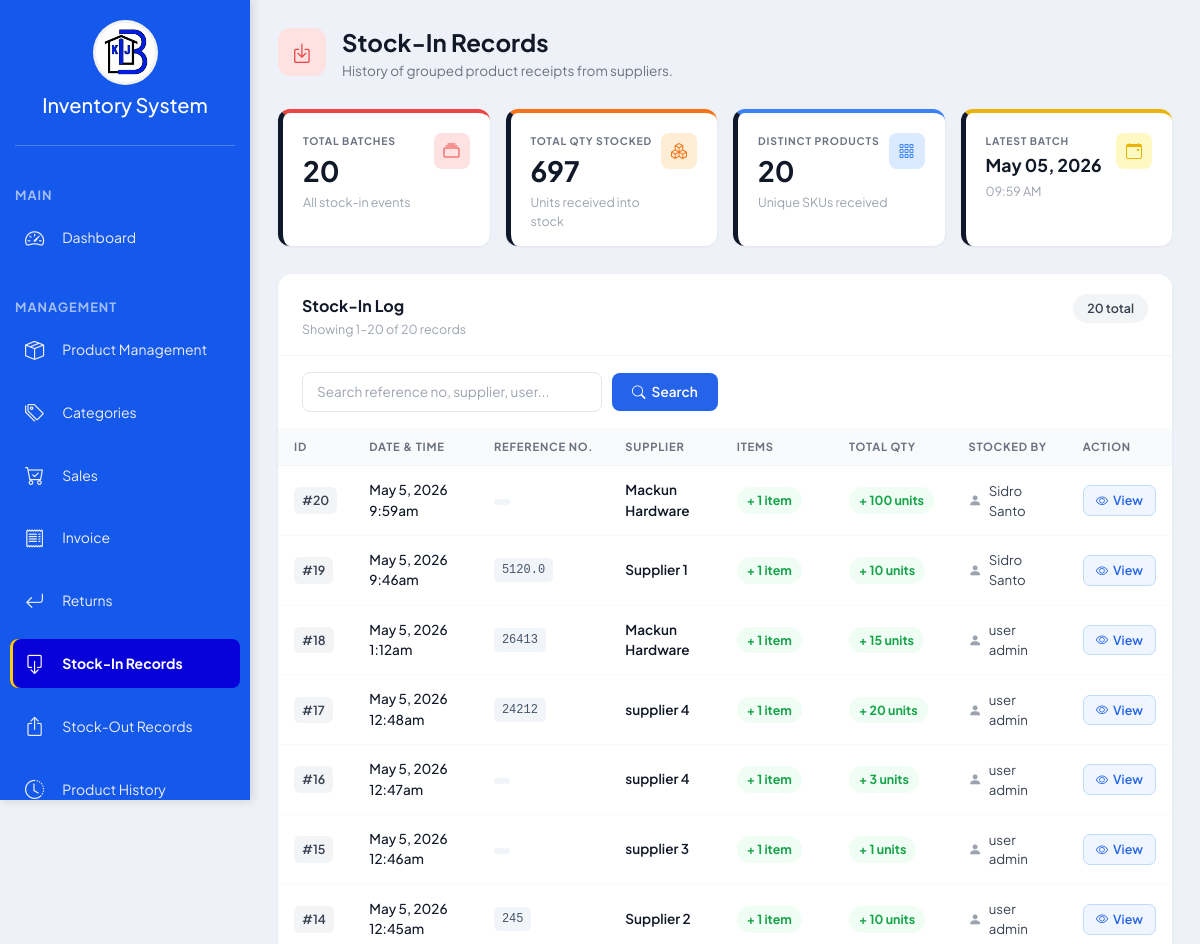
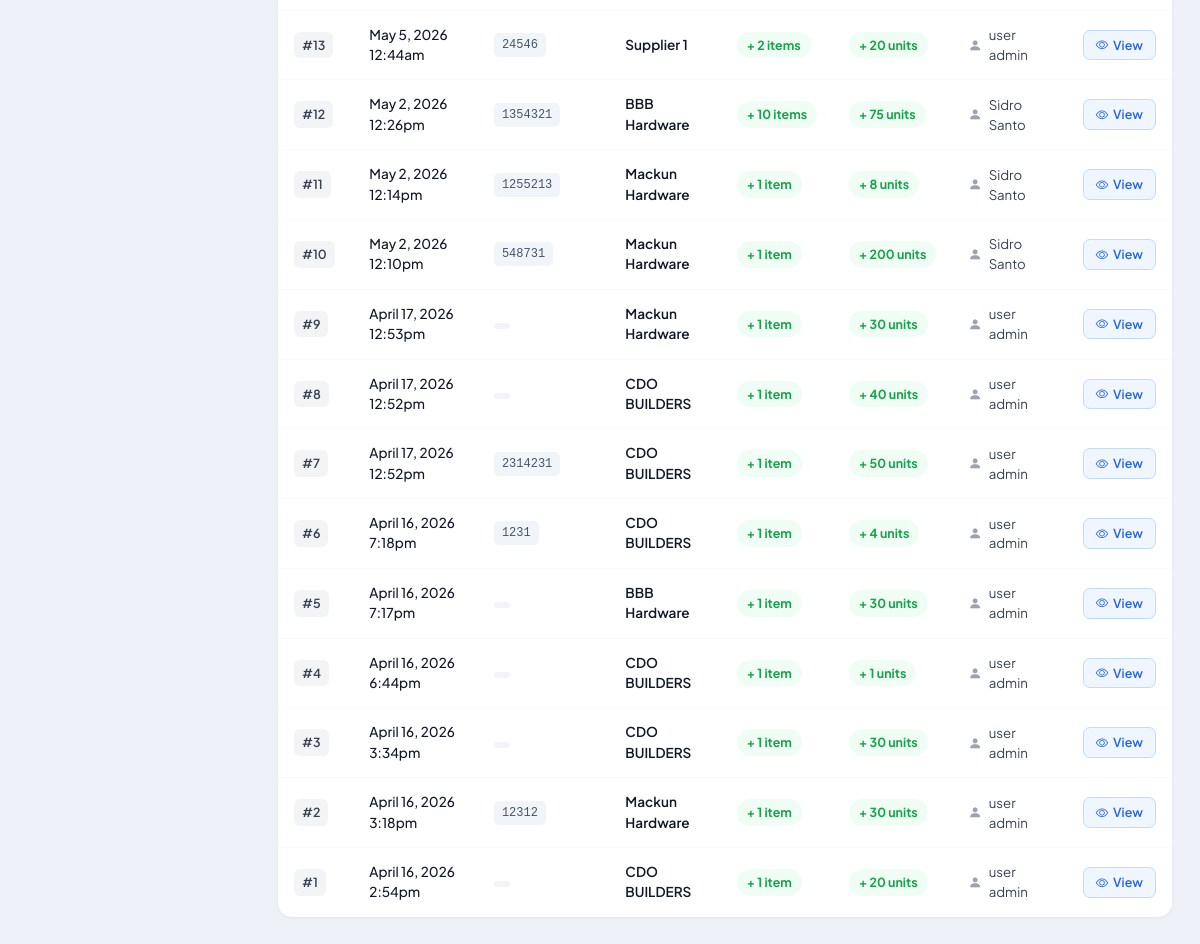
/stock_in_batches.php (signed in), run on the app's committed database (2 pictures, top to bottom).
### tables this page shows
CREATE TABLE `stock_in_batches` (
  `batch_id` int(11) NOT NULL,
  `reference_no` varchar(255) NOT NULL,
  `supplier_id` int(11) NOT NULL,
  `stocked_by` varchar(100) NOT NULL,
  `stock_in_date` datetime DEFAULT current_timestamp()
);

CREATE TABLE `suppliers` (
  `supplier_id` int(11) NOT NULL,
  `supplier_name` varchar(150) NOT NULL,
  `contact_person` varchar(100) DEFAULT NULL,
  `contact_no` varchar(20) DEFAULT NULL,
  `email` varchar(100) DEFAULT NULL,
  `address` varchar(255) DEFAULT NULL,
  `item_description` varchar(255) DEFAULT NULL,
  `notes` text DEFAULT NULL,
  `created_at` timestamp NOT NULL DEFAULT current_timestamp()
);

### stock_in_batches.php (the view, shortened to what this page needs)
<?php
include 'project.php';
function e($value): string
{
    return htmlspecialchars((string)$value, ENT_QUOTES, 'UTF-8');
}
$limit = 20;
$page = isset($_GET['page']) && is_numeric($_GET['page']) && (int)$_GET['page'] > 0 ? (int)$_GET['page'] : 1;
$params = [];
$types = '';
$searchQuery = trim($_GET['q'] ?? '');
$whereSql = '';
$summarySql = "
    SELECT
        COUNT(DISTINCT b.batch_id) AS total_batches,
        COALESCE(SUM(sh.quantity), 0) AS total_quantity_stocked,
        COUNT(DISTINCT sh.product_id) AS total_distinct_products,
        MAX(b.stock_in_date) AS latest_batch_date
    FROM stock_in_batches b
    LEFT JOIN suppliers s ON b.supplier_id = s.supplier_id
    LEFT JOIN users u ON b.stocked_by = u.username
    LEFT JOIN stock_history sh ON sh.batch_id = b.batch_id
    $whereSql
";
$summaryStmt = $conn->prepare($summarySql);
$summaryStmt->execute();
$summaryResult = $summaryStmt->get_result();
$summary = $summaryResult->fetch_assoc() ?: [
    'total_batches' => 0,
    'total_quantity_stocked' => 0,
    'total_distinct_products' => 0,
    'latest_batch_date' => null
];
$countSql = "
    SELECT COUNT(b.batch_id)
    FROM stock_in_batches b
    LEFT JOIN suppliers s ON b.supplier_id = s.supplier_id
    LEFT JOIN users u ON b.stocked_by = u.username
    $whereSql
";
$countStmt = $conn->prepare($countSql);
$countStmt->execute();
$countStmt->bind_result($totalBatches);
$totalBatches = (int)$totalBatches;
$offset = ($page - 1) * $limit;
$mainSql = "
    SELECT
        b.*,
        s.supplier_name,
        u.full_name AS staff_name,
        COALESCE((
            SELECT SUM(sh.quantity)
            FROM stock_history sh
            WHERE sh.batch_id = b.batch_id
        ), 0) AS total_quantity,
        COALESCE((
            SELECT COUNT(DISTINCT sh.product_id)
            FROM stock_history sh
            WHERE sh.batch_id = b.batch_id
        ), 0) AS distinct_items
    FROM stock_in_batches b
    LEFT JOIN suppliers s ON b.supplier_id = s.supplier_id
    LEFT JOIN users u ON b.stocked_by = u.username
    $whereSql
    ORDER BY b.stock_in_date DESC
    LIMIT ? OFFSET ?
";
$mainStmt = $conn->prepare($mainSql);
$mainTypes = $types . 'ii';
$mainParams = array_merge($params, [$limit, $offset]);
$mainStmt->bind_param($mainTypes, ...$mainParams);
$mainStmt->execute();
$result = $mainStmt->get_result();
?>
<!DOCTYPE html>
<html lang="en">
<head>
    <link href="https://cdn.jsdelivr.net/npm/bootstrap@5.3.3/dist/css/bootstrap.min.css" rel="stylesheet">
    <link href="https://cdn.jsdelivr.net/npm/bootstrap-icons/font/bootstrap-icons.css" rel="stylesheet">
    <link rel="stylesheet" href="css/admin1.css">
</head>
<body>
<div class="d-flex">
    <div class="sidebar flex-column p-0" id="sidebar">
        <div class="sidebar-logo text-center">
            <img src="images/logo.png" alt="Inventory Logo">
            <h5 class="mt-2 text-white">Inventory System</h5>
        </div>
        <hr class="text-white">
        <ul class="nav flex-column">
            <li class="sidebar-title">Main</li>
            <li class="nav-item mb-2"><a class="nav-link" href="admin_dashboard.php"><i class="bi bi-speedometer2 me-2"></i> Dashboard</a></li>
            <li class="sidebar-title">Management</li>
            <li class="nav-item mb-2"><a class="nav-link" href="products.php"><i class="bi bi-box-seam me-2"></i> Product Management</a></li>
            <li class="nav-item mb-2"><a class="nav-link" href="categories.php"><i class="bi bi-tags me-2"></i> Categories</a></li>
            <li class="nav-item mb-2"><a class="nav-link" href="sales.php"><i class="bi bi-cart-check me-2"></i> Sales</a></li>
            <li class="nav-item mb-2"><a class="nav-link" href="p_os.php"><i class="bi bi-receipt me-2"></i> Invoice</a></li>
            <li class="nav-item mb-2"><a class="nav-link" href="returns.php"><i class="bi bi-arrow-return-left me-2"></i> Returns</a></li>
            <li class="nav-item mb-2"><a class="nav-link active" href="stock_in_batches.php"><i class="bi bi-box-arrow-down me-2"></i> Stock-In Records</a></li>
            <li class="nav-item mb-2"><a class="nav-link" href="stock_out_history.php"><i class="bi bi-box-arrow-up me-2"></i> Stock-Out Records</a></li>
            <li class="nav-item mb-2"><a class="nav-link" href="product_history.php"><i class="bi bi-clock-history me-2"></i> Product History</a></li>
        </ul>
    </div>
    <div class="main-content">
        <div class="page-title-wrap">
            <div class="page-title-icon"><i class="bi bi-box-arrow-in-down"></i></div>
            <div class="page-title">
                <h1>Stock-In Records</h1>
                <p>History of grouped product receipts from suppliers.</p>
            </div>
        </div>
        <div class="stat-cards">
            <div class="stat-card red">
                <div class="stat-card-left">
                    <div class="label">Total Batches</div>
                    <div class="value"><?= number_format((int)$summary['total_batches']) ?></div>
                    <div class="sub">All stock-in events</div>
                </div>
                <div class="stat-card-icon"><i class="bi bi-collection"></i></div>
            </div>
            <div class="stat-card orange">
                <div class="stat-card-left">
                    <div class="label">Total Qty Stocked</div>
                    <div class="value"><?= number_format((int)$summary['total_quantity_stocked']) ?></div>
                    <div class="sub">Units received into stock</div>
                </div>
                <div class="stat-card-icon"><i class="bi bi-boxes"></i></div>
            </div>
            <div class="stat-card blue">
                <div class="stat-card-left">
                    <div class="label">Distinct Products</div>
                    <div class="value"><?= number_format((int)$summary['total_distinct_products']) ?></div>
                    <div class="sub">Unique SKUs received</div>
                </div>
                <div class="stat-card-icon"><i class="bi bi-grid-3x3-gap"></i></div>
            </div>
            <div class="stat-card yellow">
                <div class="stat-card-left">
                    <div class="label">Latest Batch</div>
                    <div class="value sm"><?= !empty($summary['latest_batch_date']) ? date('M d, Y', strtotime($summary['latest_batch_date'])) : '—' ?></div>
                    <div class="sub"><?= !empty($summary['latest_batch_date']) ? date('h:i A', strtotime($summary['latest_batch_date'])) : '' ?></div>
                </div>
                <div class="stat-card-icon"><i class="bi bi-calendar-event"></i></div>
            </div>
        </div>
        <div class="table-panel">
            <div class="table-panel-header">
                <div class="panel-title-block">
                    <p class="title">Stock-In Log</p>
                    <p class="subtitle">Showing <?= $totalBatches > 0 ? min($offset+1,$totalBatches) : 0 ?>–<?= min($offset+$limit,$totalBatches) ?> of <?= number_format($totalBatches) ?> records</p>
                </div>
                <span class="total-badge"><?= number_format($totalBatches) ?> total</span>
            </div>
            <div class="search-row">
                <form action="stock_in_batches.php" method="GET" style="display:flex;gap:10px;align-items:center;flex-wrap:wrap;">
                    <input
                        type="text"
                        class="search-field"
                        name="q"
                        placeholder="Search reference no, supplier, user..."
                        value="<?= e($searchQuery) ?>"
                        style="width:300px;"
                    >
                    <button class="search-btn-main" type="submit"><i class="bi bi-search"></i> Search</button>
                </form>
            </div>
            <div style="overflow-x:auto;">
                <table class="records-table">
                    <thead>
                        <tr>
                            <th>ID</th>
                            <th>Date &amp; Time</th>
                            <th>Reference No.</th>
                            <th>Supplier</th>
                            <th>Items</th>
                            <th>Total Qty</th>
                            <th>Stocked By</th>
                            <th>Action</th>
                        </tr>
                    </thead>
                    <tbody>
                        <?php if ($result && $result->num_rows > 0): ?>
                            <?php while ($row = $result->fetch_assoc()): ?>
                                <tr>
                                    <td><span class="id-chip">#<?= (int)$row['batch_id'] ?></span></td>
                                    <td>
                                        <?php if (!empty($row['stock_in_date'])): ?>
                                            <div class="date-primary"><?= date('F j, Y g:ia', strtotime($row['stock_in_date'])) ?></div>
                                        <?php else: ?>—<?php endif; ?>
                                    </td>
                                    <td><span class="ref-code"><?= e($row['reference_no']) ?></span></td>
                                    <td>
                                        <div class="product-name"><?= e($row['supplier_name'] ?? 'N/A') ?></div>
                                    </td>
                                    <td>
                                        <span class="qty-badge green">+ <?= (int)$row['distinct_items'] ?> item<?= (int)$row['distinct_items'] !== 1 ? 's' : '' ?></span>
                                    </td>
                                    <td>
                                        <span class="qty-badge green">+ <?= number_format((int)$row['total_quantity']) ?> units</span>
                                    </td>
                                    <td>
                                        <div class="staff-cell"><i class="bi bi-person-fill"></i> <?= e($row['staff_name'] ?: $row['stocked_by']) ?></div>
                                    </td>
                                    <td>
                                        <button
                                            type="button"
                                            class="view-btn"
                                            data-bs-toggle="modal"
                                            data-bs-target="#batchDetailsModal"
                                            data-batch-id="<?= (int)$row['batch_id'] ?>"
                                            data-reference-no="<?= e($row['reference_no']) ?>"
                                        >
                                            <i class="bi bi-eye"></i> View
                                        </button>
                                    </td>
                                </tr>
                            <?php endwhile; ?>
                        <?php endif; ?>
                    </tbody>
                </table>
            </div>
        </div>
    </div>
</div>
</body>
</html>

### css/admin1.css (style rules this page uses)
:root { --primary-color: #1458ec; --secondary-color: #eeeeee; --hover-color: rgba(255, 255, 255, 0.15); }
body { margin: 0; font-family: Arial, sans-serif; }
.sidebar { position: fixed; top: 0; left: 0; width: 250px; height: 100vh; background-color: var(--primary-color); color: var(--secondary-color); padding-top: 10px; box-shadow: 2px 0 10px rgba(0, 0, 0, 0.15); transition: left 0.3s ease-in-out; overflow-y: auto; scrollbar-width: none; }
.sidebar-logo { text-align: center; padding: 20px 10px 10px 10px; }
.sidebar hr { margin: 10px 15px 15px 15px; }
.sidebar-logo img { width: 65px; height: 65px; border-radius: 50%; transition: transform 0.3s ease; }
.sidebar-title { font-size: 0.8rem; text-transform: uppercase; font-weight: bold; color: rgba(255, 255, 255, 0.6); padding: 10px 15px 5px 15px; margin-top: 15px; letter-spacing: 1px; }
.sidebar .nav-link { color: var(--secondary-color); padding: 10px 15px; border-radius: 8px; margin: 3px 10px; display: flex; align-items: center; gap: 10px; transition: all 0.25s ease-in-out; }
.sidebar .nav-link.active { background-color: #0700d9; color: #ffffff; font-weight: bold; box-shadow: inset 3px 0px 0px #ffcc00; }
.sidebar .nav-link i { font-size: 1.2rem; transition: transform 0.25s ease; }
.stat-card { border-left: 5px solid; transition: transform 0.3s ease; cursor: pointer; }
.d-flex { display: flex; }

### data on the page
stock_in_batches: batch_id "20", stock_in_date "May 5, 2026 9:59am", supplier.supplier_name "Mackun Hardware", distinct_items "1", total_quantity "100", stocked_by "Sidro Santo"
stock_in_batches: batch_id "19", stock_in_date "May 5, 2026 9:46am", reference_no "5120.0", supplier.supplier_name "Supplier 1", distinct_items "1", total_quantity "10", stocked_by "Sidro Santo"
stock_in_batches: batch_id "18", stock_in_date "May 5, 2026 1:12am", reference_no "26413", supplier.supplier_name "Mackun Hardware", distinct_items "1", total_quantity "15", stocked_by "user admin"
stock_in_batches: batch_id "17", stock_in_date "May 5, 2026 12:48am", reference_no "24212", supplier.supplier_name "supplier 4", distinct_items "1", total_quantity "20", stocked_by "user admin"
stock_in_batches: batch_id "16", stock_in_date "May 5, 2026 12:47am", supplier.supplier_name "supplier 4", distinct_items "1", total_quantity "3", stocked_by "user admin"
stock_in_batches: batch_id "15", stock_in_date "May 5, 2026 12:46am", supplier.supplier_name "supplier 3", distinct_items "1", total_quantity "1", stocked_by "user admin"
stock_in_batches: batch_id "14", stock_in_date "May 5, 2026 12:45am", reference_no "245", supplier.supplier_name "Supplier 2", distinct_items "1", total_quantity "10", stocked_by "user admin"
stock_in_batches: batch_id "13", stock_in_date "May 5, 2026 12:44am", reference_no "24546", supplier.supplier_name "Supplier 1", distinct_items "2", total_quantity "20", stocked_by "user admin"
stock_in_batches: batch_id "12", stock_in_date "May 2, 2026 12:26pm", reference_no "1354321", supplier.supplier_name "BBB Hardware", distinct_items "10", total_quantity "75", stocked_by "Sidro Santo"
stock_in_batches: batch_id "11", stock_in_date "May 2, 2026 12:14pm", reference_no "1255213", supplier.supplier_name "Mackun Hardware", distinct_items "1", total_quantity "8", stocked_by "Sidro Santo"
stock_in_batches: batch_id "10", stock_in_date "May 2, 2026 12:10pm", reference_no "548731", supplier.supplier_name "Mackun Hardware", distinct_items "1", total_quantity "200", stocked_by "Sidro Santo"
stock_in_batches: batch_id "9", stock_in_date "April 17, 2026 12:53pm", supplier.supplier_name "Mackun Hardware", distinct_items "1", total_quantity "30", stocked_by "user admin"
stock_in_batches: batch_id "8", stock_in_date "April 17, 2026 12:52pm", supplier.supplier_name "CDO BUILDERS", distinct_items "1", total_quantity "40", stocked_by "user admin"
stock_in_batches: batch_id "7", stock_in_date "April 17, 2026 12:52pm", reference_no "2314231", supplier.supplier_name "CDO BUILDERS", distinct_items "1", total_quantity "50", stocked_by "user admin"
stock_in_batches: batch_id "6", stock_in_date "April 16, 2026 7:18pm", reference_no "1231", supplier.supplier_name "CDO BUILDERS", distinct_items "1", total_quantity "4", stocked_by "user admin"
stock_in_batches: batch_id "5", stock_in_date "April 16, 2026 7:17pm", supplier.supplier_name "BBB Hardware", distinct_items "1", total_quantity "30", stocked_by "user admin"
stock_in_batches: batch_id "4", stock_in_date "April 16, 2026 6:44pm", supplier.supplier_name "CDO BUILDERS", distinct_items "1", total_quantity "1", stocked_by "user admin"
stock_in_batches: batch_id "3", stock_in_date "April 16, 2026 3:34pm", supplier.supplier_name "CDO BUILDERS", distinct_items "1", total_quantity "30", stocked_by "user admin"
stock_in_batches: batch_id "2", stock_in_date "April 16, 2026 3:18pm", reference_no "12312", supplier.supplier_name "Mackun Hardware", distinct_items "1", total_quantity "30", stocked_by "user admin"
stock_in_batches: batch_id "1", stock_in_date "April 16, 2026 2:54pm", supplier.supplier_name "CDO BUILDERS", distinct_items "1", total_quantity "20", stocked_by "user admin"

### other printed values
$summary['total_batches'] "20"
$summary['total_quantity_stocked'] "697"
$summary['total_distinct_products'] "20"
date('M d, Y', strtotime($summary['latest_batch_date'])) "May 05, 2026"
date('h:i A', strtotime($summary['latest_batch_date'])) "09:59 AM"
min($offset+1,$totalBatches) "1"
min($offset+$limit,$totalBatches) "20"
$totalBatches "20"
